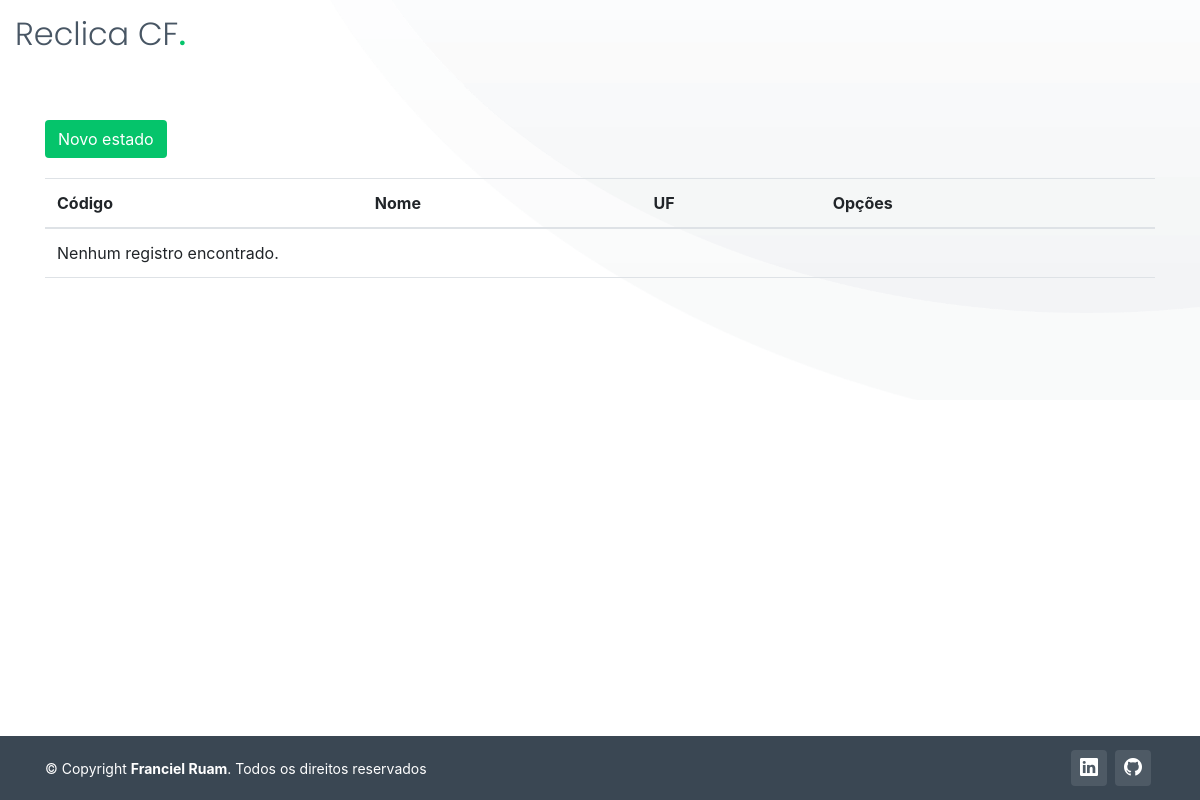
Page /listar/estados/ (signed in) on the earlier database version.
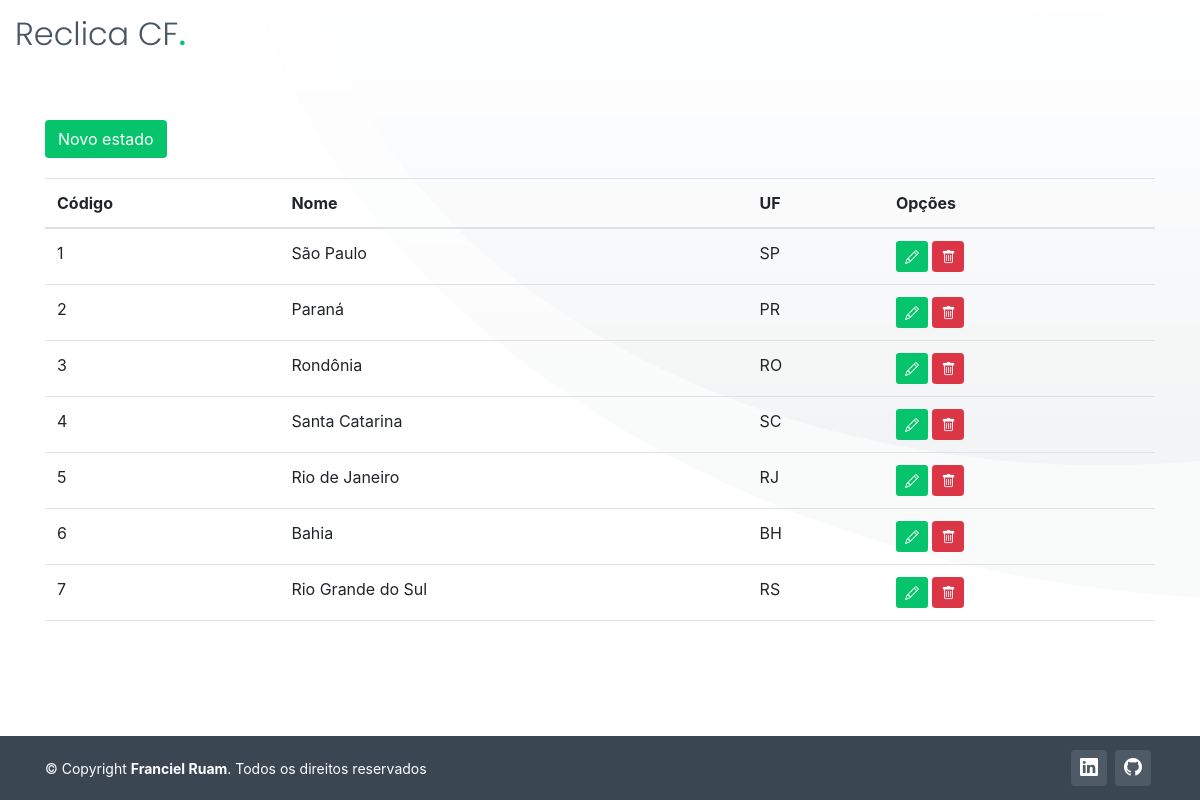
Same page on the later database version.
### cadastro/models.py (models this page shows, shortened)
class Estado(models.Model):
    nome = models.CharField(max_length=100, unique=True, verbose_name="Estado")
    uf = models.CharField(max_length=2, unique=True, verbose_name="UF")

### cadastro/views.py (the view)
# urls.py: path('listar/estados/', EstadoList.as_view(), name='listar-estado'),
class EstadoList(GroupRequiredMixin, LoginRequiredMixin, ListView):
    model = Estado
    group_required = u"Administrador"
    template_name = "cadastro/listas/estados.html"

### cadastro/templates/cadastro/listas/estados.html (shortened to what this page needs)
{% extends 'paginas/modelo.html' %}
{% load static %}
{% block conteudo2 %}
<div id="hero-animated" class="hero-animated">
    <div class="container">
        <a href="{% url 'cadastrar-estado' %}" class="btn btn-success float-left"
            style="margin-bottom: 20px; background-color: #05c46b; border-color: transparent;">
            Novo estado
        </a>
        <div class="table-responsive">
            <table class="table">
                <thead>
                    <tr>
                        <th>Código</th>
                        <th>Nome</th>
                        <th>UF</th>
                        <th>Opções</th>
                    </tr>
                </thead>
                <tbody>
                    {% for obj in object_list %}
                    <tr>
                        <td>{{ obj.pk }}</td>
                        <td>{{ obj.nome }}</td>
                        <td>{{ obj.uf }}</td>
                        <td>
                            <a href="{% url 'editar-estado' obj.pk %}" class="btn btn-success btn-sm" title="Editar"
                                style="background-color: #05c46b; border-color: transparent;">
                                <i class="bi bi-pencil" aria-hidden="true"></i>
                            </a>
                            <a href="{% url 'excluir-estado' obj.pk %}" class="btn btn-danger btn-sm" title="Excluir">
                                <i class="bi bi-trash" aria-hidden="true"></i>
                            </a>
                        </td>
                    </tr>
                    {% empty %}
                    <tr>
                        <td colspan="100%">Nenhum registro encontrado.</td>
                    </tr>
                    {% endfor %}
                </tbody>
            </table>
        </div>
    </div>
</div>
{% endblock %}

Differences in the rows shown:
added Estado: pk "1", nome "São Paulo", uf "SP"
added Estado: pk "2", nome "Paraná", uf "PR"
added Estado: pk "3", nome "Rondônia", uf "RO"
added Estado: pk "4", nome "Santa Catarina", uf "SC"
added Estado: pk "5", nome "Rio de Janeiro", uf "RJ"
added Estado: pk "6", nome "Bahia", uf "BH"
added Estado: pk "7", nome "Rio Grande do Sul", uf "RS"
Other differences:
text no longer shown: "Nenhum registro encontrado."
